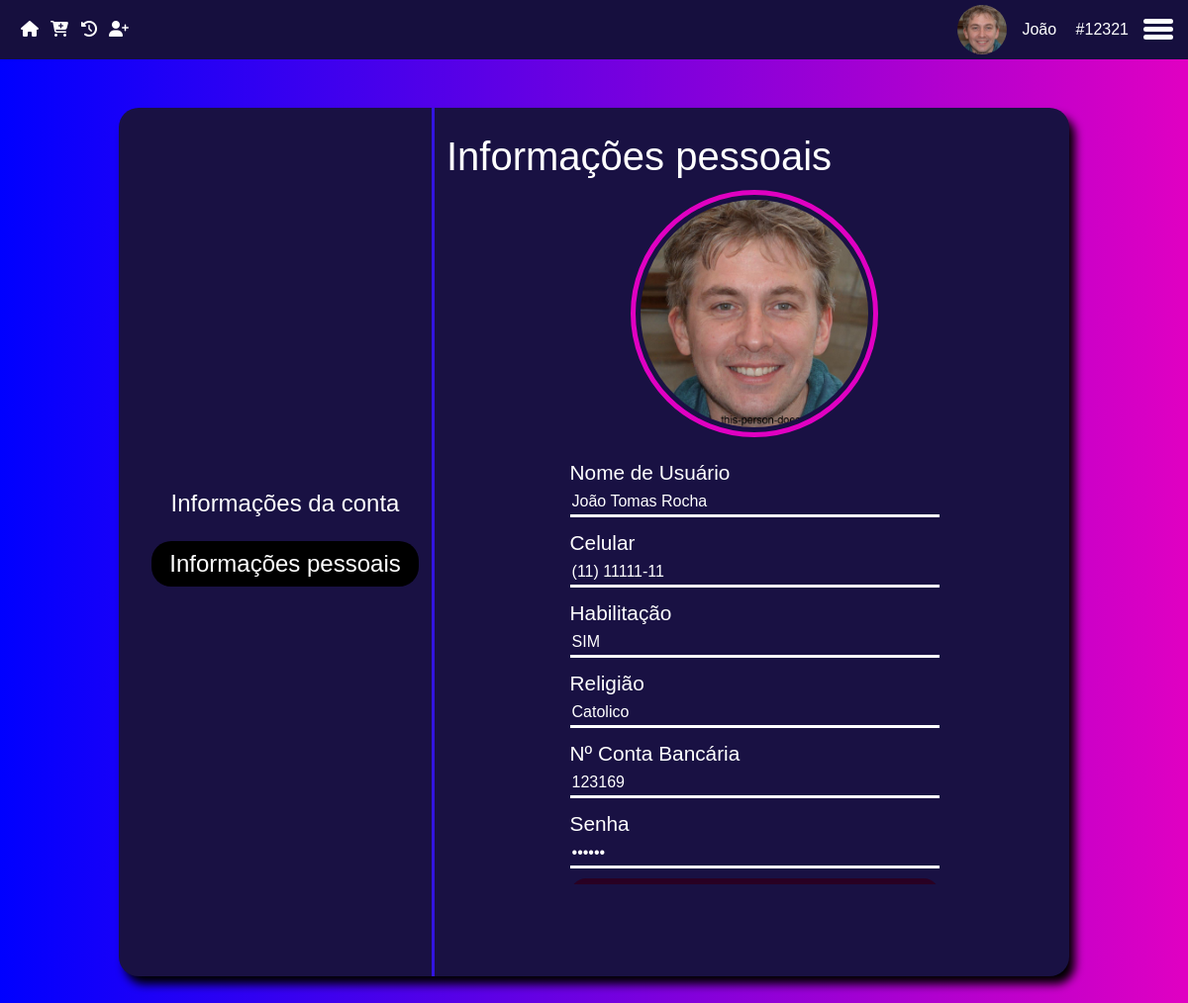
/Caixa/app/configuracoes/informacoes-pessoais/configuracoes.php (signed in), run on the app's committed database.
### tables this page shows
CREATE TABLE IF NOT EXISTS `funcionarios` (
  `id_func` int NOT NULL AUTO_INCREMENT,
  `id_tipo` int NOT NULL,
  `nome` varchar(255) NOT NULL,
  `cpf_func` char(14) NOT NULL,
  `dta_nasc` date NOT NULL,
  `sexo` varchar(10) NOT NULL,
  `dta_admissao` date NOT NULL,
  `dta_demissao` date DEFAULT NULL,
  `religiao` varchar(50) DEFAULT NULL,
  `tipo_sanguineo` varchar(3) NOT NULL,
  `tel` char(15) NOT NULL,
  `tel_emergencia` char(15) NOT NULL,
  `ctps` char(14) DEFAULT NULL,
  `pis` char(14) DEFAULT NULL,
  `tit_eleitor` char(16) NOT NULL,
  `reservista` char(3) DEFAULT NULL,
  `vr` float(10,2) DEFAULT NULL,
  `vt` float(10,2) DEFAULT NULL,
  `comissao` float(10,2) NOT NULL,
  `conta_bancaria` varchar(50) NOT NULL,
  `habilitado` varchar(10) DEFAULT NULL,
  `email_adm` varchar(100) NOT NULL,
  `senha_adm` varchar(100) NOT NULL,
  `avatar` varchar(50) DEFAULT NULL,
  PRIMARY KEY (`id_func`),
  UNIQUE KEY `cpf_func` (`cpf_func`),
  UNIQUE KEY `tit_eleitor` (`tit_eleitor`),
  UNIQUE KEY `email_adm` (`email_adm`),
  UNIQUE KEY `conta_bancaria` (`conta_bancaria`),
  UNIQUE KEY `ctps` (`ctps`),
  UNIQUE KEY `pis` (`pis`),
  KEY `id_tipo` (`id_tipo`),
  CONSTRAINT `funcionarios_ibfk_1` FOREIGN KEY (`id_tipo`) REFERENCES `tipo` (`id_tipo`) ON DELETE CASCADE ON UPDATE CASCADE
);

### Caixa/app/configuracoes/informacoes-pessoais/configuracoes.php (the view, shortened to what this page needs)
<?php
include_once(__DIR__ . '/../../../PHP/conn.php');
$nomeFunc = $_SESSION['nome'];
$idFunc = $_SESSION['id_func'];
$parts = explode(" ", $nomeFunc);
$primeiroNome = $parts[0];
$avatar = '../../../../imgbd/' . $_SESSION['avatarSession'];
$DadosFunc = $sql->query("SELECT * FROM funcionarios WHERE id_func = '$idFunc'");
if($DadosFunc -> num_rows > 0){
    while($DadosRecebido = mysqli_fetch_assoc($DadosFunc)){
        $tel = $DadosRecebido ['tel'];
        $nome = $DadosRecebido ['nome'];
        $senha = $DadosRecebido ['senha_adm'];
        $religiao = $DadosRecebido ['religiao'];
        $nc = $DadosRecebido['conta_bancaria'];
        $hab = $DadosRecebido['habilitado'];
        $img = $DadosRecebido['avatar'];
        $imgFoto = '../../../../imgbd/' . $img;
    }
}
?>
<!DOCTYPE html>
<html lang="pt-br">
<head>
    <link href="https://cdn.jsdelivr.net/npm/bootstrap@5.3.0-alpha3/dist/css/bootstrap.min.css" rel="stylesheet">
    <link rel="stylesheet" href="../../../assets/css/menu.css">
    <link rel="stylesheet" href="../../../assets/css/configuracoes/config.css">
</head>
<body>
    <div class="fundo">
        <header>
            <nav class="menuArea">
                <span>
                    <a href="../../pagina-inicial/home.php">
                        <i class="fa-solid fa-house" style="color: #ffffff;"></i>
                    </a>
                </span>
                <span>
                    <a href="../../novo-pedido/novo-pedido.php">
                        <i class="fa-solid fa-cart-plus" style="color: #ffffff;"></i>
                    </a>
                </span>
                <span>
                    <a href="../../comandas-abertas/comandas-abertas.php">
                        <i class="fa-solid fa-clock-rotate-left" style="color: #ffffff;"></i>
                    </a>
                </span>
                <span>
                    <a href="../../area-do-cliente/area-do-cliente.php">
                        <i class="fa-solid fa-user-plus" style="color: #ffffff;"></i>
                    </a>
                </span>
            </nav>
            <aside class="sidebar-header">
                <img class="logo-img" src="<?php echo $avatar; ?>" alt="Foto do usuário">
                <span class="dados">
                    <span class="nome"><?php echo $primeiroNome; ?></span>
                    <span class="id">#<?php echo $idFunc; ?></span>
                </span>
                <div class="hamburger-menu">
                    <label for="checkbox-menu">
                        <span></span>
                        <span></span>
                        <span></span>
                    </label>
                </div>
            </aside>
        </header>
        <main class="main">
            <div class="fundoMain">
                <div class="row rows">
                    <div class="col-4 menuTopics">
                        <ul class="configMenu">
                            <li>
                                <a href="../index.php">Informações da conta</a>
                            </li>
                            <li>
                                <a href="index.php" class="activeConfig">Informações pessoais</a>
                            </li>
                        </ul>
                    </div>
                    <div class="col-8 info">
                        <h1>Informações pessoais</h1>
                        <div class="menuOptionConfig">
                            <picture>
                                <img src="<?php echo $imgFoto ?>" alt="">
                            </picture>
                            <form action="../../../PHP/UpdateInfoFunc.php" method="post" id="infoPessoais">
                                <div>
                                    <label for="nomePessoal">Nome de Usuário</label>
                                    <input type="text" id="nomePessoal" name="nomePessoal" value="<?php echo $nome; ?>">
                                </div>
                                <div>
                                    <label for="telPessoal">Celular</label>
                                    <input type="text" id="telPessoal" name="telPessoal" value="<?php echo $tel;   ?>">
                                </div>
                                <div>
                                    <label for="habPessoal">Habilitação</label>
                                    <input type="text" id="habPessoal" name="habPessoal" value="<?php echo $hab; ?>">
                                </div>
                                <div>
                                    <label for="relPessoal">Religião</label>
                                    <input type="text" id="relPessoal" name="relPessoal" value="<?php echo $religiao; ?>">
                                </div>
                                <div>
                                    <label for="conPessoal">Nº Conta Bancária</label>
                                    <input type="text" id="conPessoal" name="conPessoal" value="<?php echo $nc; ?>">
                                </div>
                                <div>
                                    <label for="senhaPessoal">Senha</label>
                                    <input type="password" id="senhaPessoal" name="senhaPessoal" value="<?php echo base64_decode($senha); ?>">
                                </div>
                            </form>
                            <button class="btnSubmitJS" name="Salvar" disabled>Salvar alterações</button>
                        </div>
                    </div>
                </div>
            </div>
        </main>
    </div>
</body>
</html>

### Caixa/assets/css/menu.css (style rules this page uses)
:root { --rosa: #E000C2; --azulClaro: #07E8FF; --azul: #0000FF; --azulEscuro: #191143; --azulDiferenciado: #3214E1; }
* { box-sizing: border-box; }
body { margin: 0; font-family: sans-serif; color: #fff; }
.fundo { position: absolute; background-image: linear-gradient(to left, var(--rosa), var(--azul)); width: 100%; height: 100%; }
header { background-color: rgb(22, 15, 62); width: 100%; height: 60px; display: flex; justify-content: space-between; align-items: center; }
.menuArea { display: block; margin-left: 15px; }
.menuArea { height: 100%; display: flex; align-items: center; }
.menuArea span { height: 100%; width: 30px; border-radius: 10px; display: flex; align-items: center; justify-content: center; transition: .3s; }
.menuArea span a { color: #fff; }
.sidebar-header { display: flex; align-items: center; margin-right: 15px; }
.logo-img { margin-right: 15px; width: 50px; height: 50px; border-radius: 50%; object-fit: cover; transition: .4s; }
.nome, .id { margin-right: 15px; }
.hamburger-menu { height: 100%; display: flex; align-items: center; justify-content: center; }
label { cursor: pointer; position: relative; display: block; height: 22px; width: 30px; }
label span { position: absolute; display: block; height: 5px; width: 100%; border-radius: 30px; background: #fff; transition: 0.25s ease-in-out; }
label span:nth-child(1) { top: 0; }
label span:nth-child(2) { top: 8px; }
label span:nth-child(3) { top: 16px; }

### Caixa/assets/css/configuracoes/config.css (style rules this page uses)
main { height: 90vh; display: flex; align-items: center; }
.fundoMain { display: block; background-color: var(--azulEscuro); box-shadow: 6px 8px 10px #000; margin-top: 5px; border-radius: 20px; height:90%; width: 80%; margin: auto; }
.rows { height: 100%; }
.menuTopics { display: flex; align-items: center; justify-content: center; }
.configMenu>li { list-style-type: none; font-size: 1.5em; margin: 15px 0px; }
.info { display: block; border-left: 3px solid var(--azulDiferenciado); height: 100%; }
.info h1 { margin-top: 25px; }
.configMenu a, .configMenu span { display: block; color: #fff; text-decoration: none; text-align: center; width: 270px; border-radius: 20px; padding: 5px; }
.activeConfig, .configMenu a:hover, .configMenu span:hover { background-color: #000; cursor: pointer; }
.activeConfig { cursor: default; }
.menuOptionConfig { margin-top: 10px; width: 99%; }
.menuOptionConfig img { display: block; margin: auto; padding: 5px; width: 250px; height: 250px; border-radius: 50%; object-fit: cover; border: 5px solid var(--rosa); }
#infoPessoais div { margin-bottom: 10px; }
#infoPessoais { padding-top: 20px; width: 60%; margin: auto; }
#infoPessoais label { display: block; width: 200px; font-size: 1.3em; }
#infoPessoais input { width: 100%; margin-top: 10px; color: #fff; background-color: transparent; border: none; border-bottom: 3px solid #fff; }
.menuOptionConfig { overflow: auto; height: 80%; }
.btnSubmitJS { display: block; width: 60%; margin: auto; margin-top: 10px; color: #fff; background-color: var(--rosa) ; border: none; border-radius: 20px; height: 2em; transition: .3s; }
.btnSubmitJS:disabled { background-color: #290023; }
form { width: 50%; color: #fff; }

### data on the page
funcionarios: avatar (picture), nomePessoal "João Tomas Rocha", telPessoal "(11) 11111-11", habPessoal "SIM", relPessoal "Catolico", conPessoal "123169"

### other printed values
$primeiroNome "João"
$idFunc "12321"
